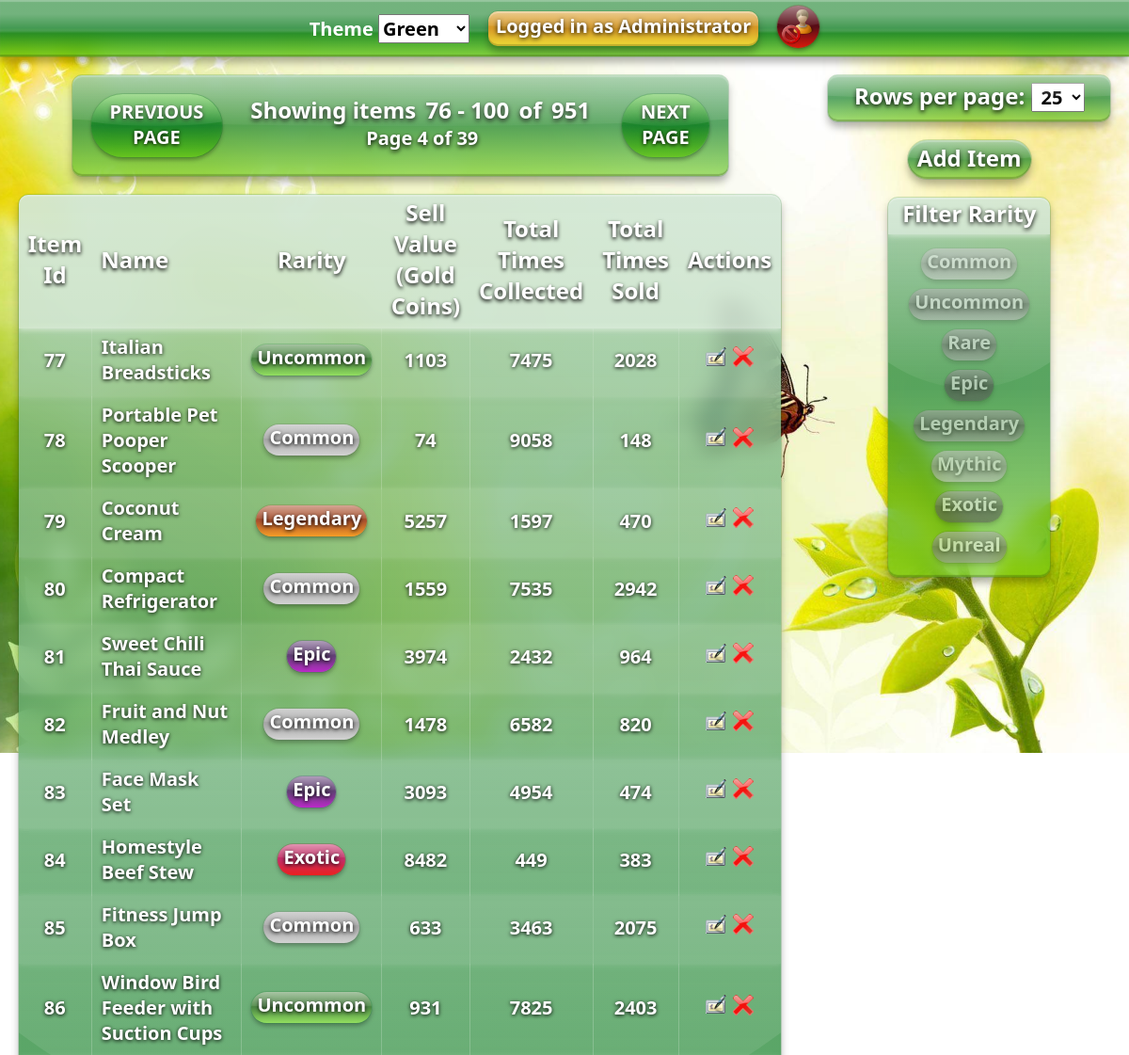
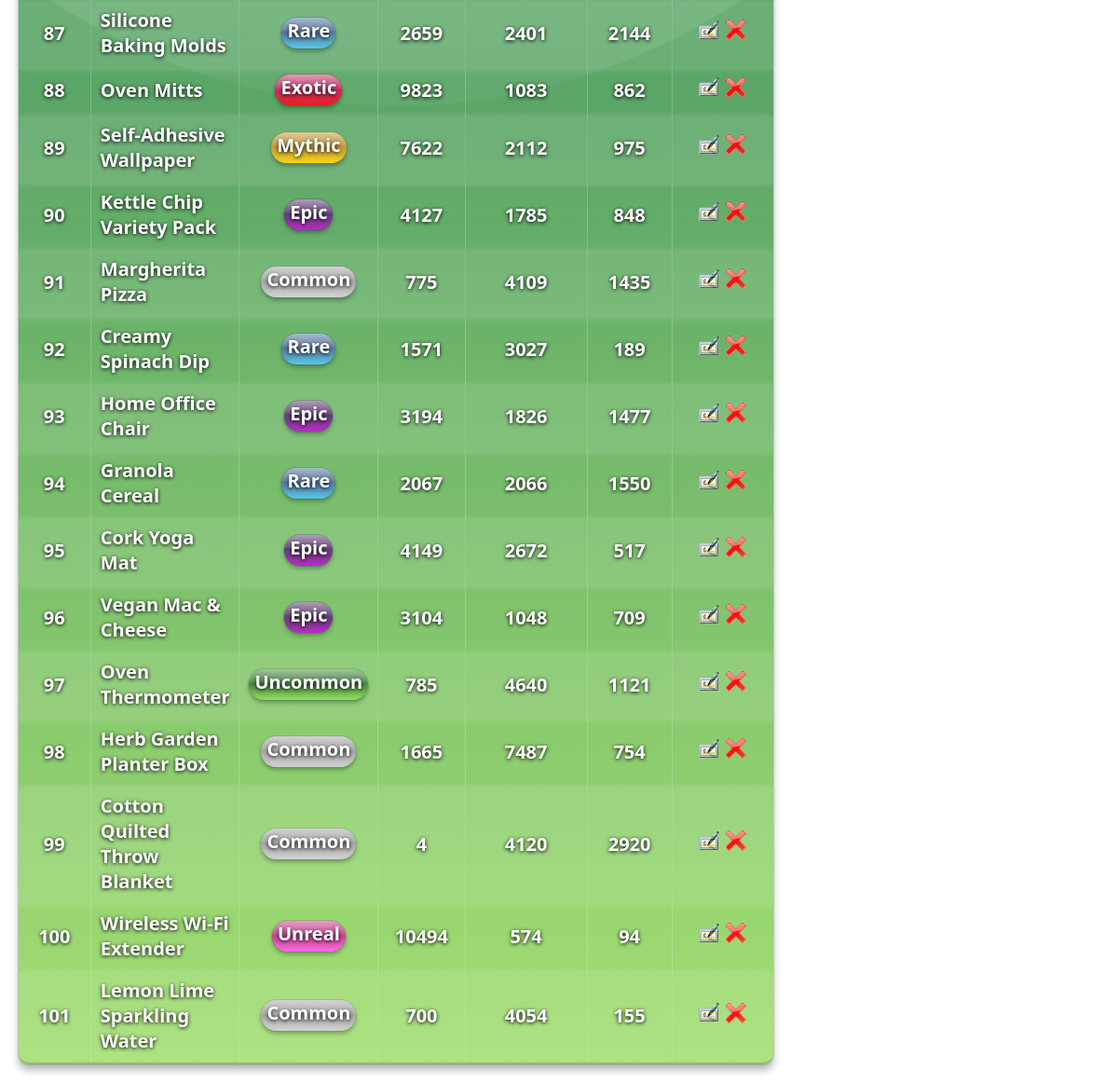
The app's page /website/items_table.php?page=4 (signed in) with its own data (2 pictures, top to bottom).
### tables this page shows
CREATE TABLE `users` (
  `user_id` int(10) NOT NULL,
  `user_username` varchar(20) NOT NULL,
  `user_password` varchar(50) NOT NULL,
  `user_display_name` varchar(30) NOT NULL,
  `user_access_level` int(3) NOT NULL
);

CREATE TABLE `items` (
  `item_id` int(11) NOT NULL,
  `item_name` varchar(50) DEFAULT NULL,
  `item_description` varchar(50) DEFAULT NULL,
  `item_rarity` varchar(9) DEFAULT NULL,
  `item_sell_value` int(11) DEFAULT NULL,
  `item_total_times_collected` int(11) DEFAULT NULL,
  `item_total_times_sold` int(11) DEFAULT NULL
);

### website/operations/user/get_user.php (called while the page is built, shortened)
<?php
    include('../chris_blue/inc/dbconnect.php');
    if(isset($_COOKIE['user'])) {
        $username = htmlspecialchars($_COOKIE['user'], ENT_QUOTES, 'UTF-8');
        $user_sql = "SELECT * FROM users WHERE user_username = ?";
        $user_stmt = $dbconnect->prepare($user_sql);
        $user_stmt->bind_param('s', $username);
        $user_stmt->execute();
        $user_result = $user_stmt->get_result();
        if (mysqli_num_rows($user_result) > 0) {
            while($row = mysqli_fetch_assoc($user_result)) {
                $user_display_name = $row['user_display_name'];
                $user_access_level = $row['user_access_level'];
            }
        }
    }
?>

### website/items_table.php (the view, shortened to what this page needs)
<?php
    include("inc/dbconnect.php");
    $num_of_rows = isset($_SESSION['num_of_rows']) ? filter_var($_SESSION['num_of_rows'], FILTER_SANITIZE_NUMBER_INT) : 25;
	$rarities = isset($_SESSION['rarities']) ? $_SESSION['rarities'] : array();
	$rarity_placeholders = (count($rarities) > 0 ? '?' : '') . (count($rarities) > 1 ? str_repeat(', ?', count($rarities) - 1) : '');
	$table_paramtypes = str_repeat('s', count($rarities));
	$table_paramtypes_limit = $table_paramtypes . 'ii';
	$table_bindparams = $rarities;
	$table_bindparams_limit = $table_bindparams;
	array_push($table_bindparams_limit, $num_of_rows);
	if ($rarity_placeholders != "") {
		$sql = "SELECT COUNT(*) as count FROM items WHERE item_rarity IN ($rarity_placeholders)";
	}
	else {
		$sql = "SELECT COUNT(*) as count FROM items";
	}
	$stmt = $dbconnect -> prepare($sql);
	$stmt -> execute();
	$result = $stmt -> get_result();
	$total_items = mysqli_fetch_assoc($result)['count'];
	$current_page = max(isset($_GET['page']) ? (int)$_GET['page'] : 1, 1);
	$offset = ($current_page - 1) * $num_of_rows;
	$total_pages = ceil($total_items / $num_of_rows);
	array_push($table_bindparams_limit, $offset);
	if ($rarity_placeholders != "") {
		$table_sql = "SELECT * FROM items WHERE item_rarity IN ($rarity_placeholders) LIMIT ? OFFSET ?";
	}
	else {
		$table_sql = "SELECT * FROM items LIMIT ? OFFSET ?";
	}
    $stmt = $dbconnect -> prepare($table_sql);
	$stmt -> bind_param($table_paramtypes_limit, ...$table_bindparams_limit);
    $stmt -> execute();
    $table_limit_result = $stmt -> get_result();
?>
<!DOCTYPE html>
<html>
    <head>
        <link rel="stylesheet" type="text/css" href="css/styles.css">
        <link rel="stylesheet" type="text/css" href="css/themes.css">
    </head>
	<body>
		<?php include($_SERVER['DOCUMENT_ROOT'] . "/chris_blue/inc/navigation.php"); ?>
        <div class="background"></div>
        <main>
			<div class="table">
				<div class="frutiger-tile pagination">
					<div class="pagination-button" style="justify-content: right">
						<a <?php if ($current_page > 1) { echo 'href="?page=' . $current_page - 1 . '"'; } ?> class="frutiger-tile <?php if ($current_page <= 1) { echo 'disabled'; } ?>" draggable="false">PREVIOUS PAGE</a>
					</div>
					<h1>Showing items <span class="num"><?php echo 1 + $offset; ?> - <?php echo mysqli_num_rows($table_limit_result) + $offset; ?></span> of <span class="num"><?php echo $total_items ?></span>
						<span class="page">Page <?php echo $current_page; ?> of <?php echo $total_pages ?></span>
					</h1>
					<div class="pagination-button" style="justify-content: left">
						<a <?php if ($current_page < $total_pages) { echo 'href="?page=' . $current_page + 1 . '"'; } ?> class="frutiger-tile <?php if ($current_page >= $total_pages) { echo 'disabled'; } ?>" draggable="false">NEXT PAGE</a>
					</div>
				</div>
				<table class="frutiger-tile">
					<tr>
						<th style="text-align: center">Item<br>Id</th>
						<th>Name</th>
						<th style="text-align: center">Rarity</th>
						<th style="text-align: center">Sell Value<br>(Gold Coins)</th>
						<th style="text-align: center">Total Times<br>Collected</th>
						<th style="text-align: center">Total Times<br>Sold</th>
						<?php if ($user_access_level == -1): ?>
						<th style="text-align: center">Actions</th>
						<?php endif ?>
					</tr>
					<?php
						if (mysqli_num_rows($table_limit_result) > 0) {
							while ($row = mysqli_fetch_assoc($table_limit_result)) { ?>
							<tr id="item_row_<?php echo $row['item_id'] ?>">
								<td class="item-id" style="text-align: center"><?php echo $row['item_id'] ?></td>
								<td class="item-name item-display"><?php echo $row['item_name'] ?></td>
								<td class="rarity item-display"><span class="frutiger-tile <?php echo $row['item_rarity'] ?>"><?php echo $row['item_rarity'] ?></span></td>
								<td class="item-sell-value item-display" style="text-align: center"><?php echo $row['item_sell_value'] ?></td>
								<td class="item-total-times-collected item-display" style="text-align: center"><?php echo $row['item_total_times_collected'] ?></td>
								<td class="item-total-times-sold item-display" style="text-align: center"><?php echo $row['item_total_times_sold'] ?></td>
								<?php if ($user_access_level == -1): ?>
								<td class="admin-actions item-display" style="text-align: center">
									<button style="background-image: url('images/icons/edit.png')" title="Edit Item"
										onclick="EditItem(<?php echo $row['item_id'] ?>, {
											'name': '<?php echo $row['item_name'] ?>',
											'rarity': '<?php echo $row['item_rarity'] ?>',
											'sell_value': <?php echo $row['item_sell_value'] ?>,
											'times_collected': <?php echo $row['item_total_times_collected'] ?>,
											'times_sold': <?php echo $row['item_total_times_sold'] ?>
										})">
									</button>
									<button style="background-image: url('images/icons/delete.png')" title="Delete Item"
										onclick="ConfirmationPopup('Are you sure?', 'This will permanently delete Item ID <?php echo $row['item_id'] ?> (\'<?php echo $row['item_name'] ?>\') from the database.', 'delete_item', {'itemId': <?php echo $row['item_id'] ?>})">
									</button>
								</td>
								<?php endif ?>
							</tr>
							<?php }
						}
					?>
				</table>
			</div>
			<div class="charts">
				<div class="frutiger-tile stats">
					<h1>Rows per page: <form action="items_table.php" method="post" id="rows" style="display: inline">
							<select name="num_of_rows" form="rows" onchange="this.form.submit()" >
								<option value="25" <?php if ($num_of_rows == 25): ?>selected<?php endif ?>>25</option>
							</select>
						</form>
					</h1>
				</div>
				<div class="table-buttons">
					<button class="frutiger-tile" id="table-add-item" onclick="ShowAddItem()">
						Add Item
					</button>
				</div>
				<div class="frutiger-tile filters">
					<h1>Filter Rarity</h1>
					<form action="items_table.php" method="post" class="rarity-list">
						<?php
							$rarities_sql = "SELECT DISTINCT item_rarity FROM items";
							$rarities_stmt = $dbconnect -> prepare($rarities_sql);
							$rarities_stmt -> execute();
							$rarities_result = $rarities_stmt -> get_result();
							if (mysqli_num_rows($rarities_result) > 0) {
								$rarityOrder = ['Common', 'Uncommon', 'Rare', 'Epic', 'Legendary', 'Mythic', 'Exotic', 'Unreal'];
								while ($row = mysqli_fetch_assoc($rarities_result)) {
									if (in_array($row['item_rarity'], $rarityOrder)) { ?>
										<button name="rarity" value="<?php echo $row['item_rarity']; ?>" style="order: <?php echo array_search($row['item_rarity'], $rarityOrder) ?>" class="frutiger-tile rarity <?php echo $row['item_rarity']; ?> <?php if(!in_array($row['item_rarity'], $rarities)) echo "not-selected"; ?>"><?php echo $row['item_rarity']; ?></button>
									<?php }
								}
							}
						?>
					</form>
				</div>
			</div>
        </main>
    </body>
</html>

### website/inc/navigation.php (shortened to what this page needs)
<?php
    include("../chris_blue/operations/user/get_user.php");
?>
<nav class="frutiger-menu">
    <div class="container">
        <div class="theme">
            <label>Theme
                <select id="theme">
                    <option value="green" selected>Green</option>
                </select>
            </label>
        </div>
        <?php if (isset($_COOKIE['user'])): ?>
        <a href="user.php" class="user frutiger-tile" draggable="false">Logged in as <span><?php echo $user_display_name ?></span></a>
        <form action="/chris_blue/operations/user/logout.php" method="post" id="logout">
            <button class="logout frutiger-tile" form="logout">
                <?php if ($_COOKIE['user'] == 'chrisblue'): ?>
                <img src="/chris_blue/images/icons/chris_blue.jpg" id="chris_blue" draggable="false">
                <?php else: ?>
                <img src="/chris_blue/images/icons/gameux_212-9.png" draggable="false">
                <?php endif ?>
            </button>
        </form>
        <?php endif ?>
    </div>
</nav>

### website/css/themes.css (style rules this page uses)
:root { --frutiger-tile-grad: linear-gradient(rgba(167, 167, 167, 0.7) 50%, rgba(228, 228, 228, 0.6)); --frutiger-menu-grad: linear-gradient(rgba(167, 167, 167, 1) 50%, rgba(228, 228, 228, 0.8)); --frutiger-button-grad: linear-gradient(rgba(220, 220, 220, 0.8), rgba(167, 167, 167, 0.8), rgba(228, 228, 228, 0.7)); --frutiger-outline: 1px solid rgba(161, 161, 161, 0.2); --frutiger-glossy-grad: linear-gradient(10deg, rgba(230, 230, 230, 0.5), rgba(200, 200, 200, 0.5)); --popup-bg: rgba(0, 0, 0, 0.5); }
.green { --frutiger-bg: url('../images/backgrounds/asadal_stock_4.jpg'); --frutiger-tile-grad: linear-gradient(rgba(21, 128, 39, 0.7) 50%, rgba(103, 202, 21, 0.6)); --frutiger-menu-grad: linear-gradient(rgba(21, 128, 39, 1) 50%, rgba(103, 202, 21, 0.8)); --frutiger-button-grad: linear-gradient(rgba(56, 184, 17, 0.8), rgba(21, 128, 39, 0.8), rgba(103, 202, 21, 0.7)); --frutiger-outline: 1px solid rgba(21, 128, 39, 0.2); --frutiger-glossy-grad: linear-gradient(10deg, rgba(103, 202, 21, 0.5), rgba(21, 128, 39, 0.5)); }

### records on screen
users: user_display_name "Administrator"
items: item_id "77", item_name "Italian Breadsticks", item_rarity "Uncommon", item_sell_value "1103", item_total_times_collected "7475", item_total_times_sold "2028"
items: item_id "78", item_name "Portable Pet Pooper Scooper", item_rarity "Common", item_sell_value "74", item_total_times_collected "9058", item_total_times_sold "148"
items: item_id "79", item_name "Coconut Cream", item_rarity "Legendary", item_sell_value "5257", item_total_times_collected "1597", item_total_times_sold "470"
items: item_id "80", item_name "Compact Refrigerator", item_rarity "Common", item_sell_value "1559", item_total_times_collected "7535", item_total_times_sold "2942"
items: item_id "81", item_name "Sweet Chili Thai Sauce", item_rarity "Epic", item_sell_value "3974", item_total_times_collected "2432", item_total_times_sold "964"
items: item_id "82", item_name "Fruit and Nut Medley", item_rarity "Common", item_sell_value "1478", item_total_times_collected "6582", item_total_times_sold "820"
items: item_id "83", item_name "Face Mask Set", item_rarity "Epic", item_sell_value "3093", item_total_times_collected "4954", item_total_times_sold "474"
items: item_id "84", item_name "Homestyle Beef Stew", item_rarity "Exotic", item_sell_value "8482", item_total_times_collected "449", item_total_times_sold "383"
items: item_id "85", item_name "Fitness Jump Box", item_rarity "Common", item_sell_value "633", item_total_times_collected "3463", item_total_times_sold "2075"
items: item_id "86", item_name "Window Bird Feeder with Suction Cups", item_rarity "Uncommon", item_sell_value "931", item_total_times_collected "7825", item_total_times_sold "2403"
items: item_id "87", item_name "Silicone Baking Molds", item_rarity "Rare", item_sell_value "2659", item_total_times_collected "2401", item_total_times_sold "2144"
items: item_id "88", item_name "Oven Mitts", item_rarity "Exotic", item_sell_value "9823", item_total_times_collected "1083", item_total_times_sold "862"
items: item_id "89", item_name "Self-Adhesive Wallpaper", item_rarity "Mythic", item_sell_value "7622", item_total_times_collected "2112", item_total_times_sold "975"
items: item_id "90", item_name "Kettle Chip Variety Pack", item_rarity "Epic", item_sell_value "4127", item_total_times_collected "1785", item_total_times_sold "848"
items: item_id "91", item_name "Margherita Pizza", item_rarity "Common", item_sell_value "775", item_total_times_collected "4109", item_total_times_sold "1435"
items: item_id "92", item_name "Creamy Spinach Dip", item_rarity "Rare", item_sell_value "1571", item_total_times_collected "3027", item_total_times_sold "189"
items: item_id "93", item_name "Home Office Chair", item_rarity "Epic", item_sell_value "3194", item_total_times_collected "1826", item_total_times_sold "1477"
items: item_id "94", item_name "Granola Cereal", item_rarity "Rare", item_sell_value "2067", item_total_times_collected "2066", item_total_times_sold "1550"
items: item_id "95", item_name "Cork Yoga Mat", item_rarity "Epic", item_sell_value "4149", item_total_times_collected "2672", item_total_times_sold "517"
items: item_id "96", item_name "Vegan Mac & Cheese", item_rarity "Epic", item_sell_value "3104", item_total_times_collected "1048", item_total_times_sold "709"
items: item_id "97", item_name "Oven Thermometer", item_rarity "Uncommon", item_sell_value "785", item_total_times_collected "4640", item_total_times_sold "1121"
items: item_id "98", item_name "Herb Garden Planter Box", item_rarity "Common", item_sell_value "1665", item_total_times_collected "7487", item_total_times_sold "754"
items: item_id "99", item_name "Cotton Quilted Throw Blanket", item_rarity "Common", item_sell_value "4", item_total_times_collected "4120", item_total_times_sold "2920"
items: item_id "100", item_name "Wireless Wi-Fi Extender", item_rarity "Unreal", item_sell_value "10494", item_total_times_collected "574", item_total_times_sold "94"
items: item_id "101", item_name "Lemon Lime Sparkling Water", item_rarity "Common", item_sell_value "700", item_total_times_collected "4054", item_total_times_sold "155"

### other values on screen
1 + $offset "76"
mysqli_num_rows($table_limit_result) + $offset "100"
$total_items "951"
$current_page "4"
$total_pages "39"
$row['item_rarity'] "Uncommon"
$row['item_rarity'] "Mythic"
$row['item_rarity'] "Exotic"
$row['item_rarity'] "Rare"
$row['item_rarity'] "Legendary"
$row['item_rarity'] "Epic"
$row['item_rarity'] "Unreal"
$row['item_rarity'] "Common"
